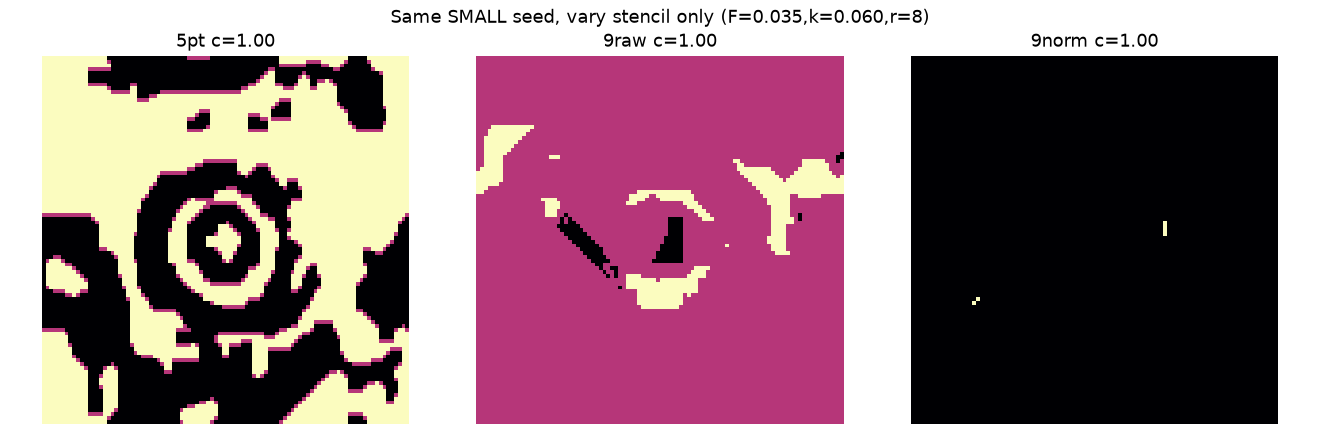

Write Python code to recreate this figure.
import numpy as np, numpy.fft as fft
import matplotlib; matplotlib.use('Agg'); import matplotlib.pyplot as plt
from numba import njit

@njit
def lap5(u,o):
    L=u.shape[0]
    for y in range(L):
        for x in range(L):
            o[y,x]=u[(y+1)%L,x]+u[(y-1)%L,x]+u[y,(x+1)%L]+u[y,(x-1)%L]-4.0*u[y,x]
@njit
def lap9(u,o,w):
    L=u.shape[0]
    for y in range(L):
        for x in range(L):
            orth=u[(y+1)%L,x]+u[(y-1)%L,x]+u[y,(x+1)%L]+u[y,(x-1)%L]
            diag=u[(y+1)%L,(x+1)%L]+u[(y+1)%L,(x-1)%L]+u[(y-1)%L,(x+1)%L]+u[(y-1)%L,(x-1)%L]
            o[y,x]=-5.0*w*u[y,x]+w*orth+0.25*w*diag
@njit
def step(u,v,t1,t2,dt,F,k,Du,Dv,w,kind):
    L=u.shape[0]
    if kind==0: lap5(u,t1); lap5(v,t2)
    else: lap9(u,t1,w); lap9(v,t2,w)
    for y in range(L):
        for x in range(L):
            uu=u[y,x]; vv=v[y,x]; u2v=uu*uu*vv
            nu=uu+dt*(F*(1.0-uu)-u2v+Du*t1[y,x]); nv=vv+dt*(u2v-(F+k)*vv+Dv*t2[y,x])
            u[y,x]=0.0 if nu<0 else (1.0 if nu>1 else nu); v[y,x]=0.0 if nv<0 else (1.0 if nv>1 else nv)
def seed(L,r,s):
    rng=np.random.default_rng(s); u=np.ones((L,L)); v=np.zeros((L,L)); c=L//2
    Y,X=np.ogrid[:L,:L]; m=(X-c)**2+(Y-c)**2<=r*r; u[m]=0.5; v[m]=0.25
    u+=rng.uniform(-0.05,0.05,size=(L,L)); v+=rng.uniform(-0.05,0.05,size=(L,L)); return np.clip(u,0,1),np.clip(v,0,1)
def cov(v): return float(((v>0.12)&(v<0.55)).mean())
def aniso(f):
    P=np.fft.fftshift(np.abs(fft.fft2(f-f.mean()))**2); ny,nx=P.shape; Y,X=np.ogrid[:ny,:nx]
    R=np.sqrt((X-nx//2)**2+(Y-ny//2)**2); ring=(R>=3)&(R<=20); a=np.arctan2(Y-ny//2,X-nx//2)
    ax=ring&(np.abs(np.cos(2*a))>0.5); dg=ring&(np.abs(np.cos(2*a))<=0.5)
    return (P[ax].sum()-P[dg].sum())/(P[ax].sum()+P[dg].sum()+1e-12)

F,k,L,T,r,sn=0.035,0.060,96,7000,8,42
u0,v0=seed(L,r,sn)
print('small radial seed (r=%d): v-nonzero=%d'%(r,int((v0>0).sum())))
res={}; ex={}
for lbl,kind,w in [('5pt',0,1.0),('9raw',1,1.0),('9norm',1,2.0/3.0)]:
    u,v=u0.copy(),v0.copy(); t1=np.empty((L,L)); t2=np.empty((L,L))
    for _ in range(T): step(u,v,t1,t2,1.0,F,k,0.16,0.08,w,kind)
    res[lbl]=(cov(v),aniso(v)); ex[lbl]=v.copy()
    print('  %s : cover=%.2f aniso=%.2f'%(lbl,res[lbl][0],res[lbl][1]))
# Interpretation
c5,a5=res['5pt']; cr,ar=res['9raw']; cn,an_=res['9norm']
print('\nINTERPRETATION:')
if c5!=cr:
    if cn==cr: print('  SYMMETRY (anisotropy) selects form: 5pt(aniso) != 9norm(iso,Deff matched)')
    elif cn==c5: print('  DIFFUSION MAGNITUDE (Deff) selects form: 5pt & 9norm (Deff=1) == ; 9raw(Deff1.5) !=')
    else: print('  MIXED / scale-dependent')
else:
    print('  STENCIL IRRELEVANT at this scale: 5pt == 9raw == 9norm (outcome set by IC only)')
fig,ax=plt.subplots(1,3,figsize=(12,4))
for j,lbl in enumerate(['5pt','9raw','9norm']):
    ax[j].imshow(ex[lbl],cmap='magma'); ax[j].set_title('%s c=%.2f'%(lbl,res[lbl][0])); ax[j].axis('off')
fig.suptitle('Same SMALL seed, vary stencil only (F=%.3f,k=%.3f,r=%d)'%(F,k,r)); fig.tight_layout(); fig.savefig('gs_final_dec.png',dpi=110)
print('saved gs_final_dec.png')
